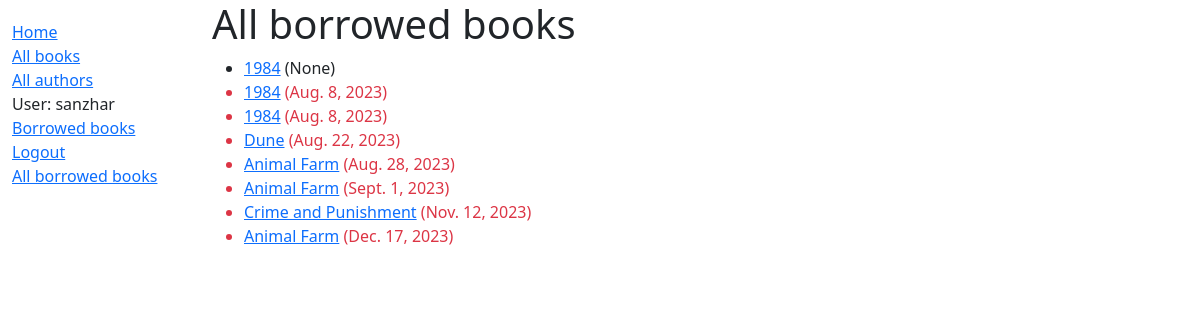
/catalog/borrowedbooks/ (signed in), run on the app's committed database.
### catalog/models.py (models this page shows, shortened)
class BookInstance(models.Model):
    id = models.UUIDField(primary_key=True, default=uuid.uuid4,
                          help_text="Unique ID for this particular book across whole library")
    book = models.ForeignKey('Book', on_delete=models.SET_NULL, null=True)
    imprint = models.CharField(max_length=200)
    due_back = models.DateField(null=True, blank=True)
    LOAN_STATUS = (
        ('m', 'Maintenance'),
        ('o', 'On loan'),
        ('a', 'Available'),
        ('r', 'Reserved'),
    )
    status = models.CharField(max_length=1, choices=LOAN_STATUS, blank=True, default='m', help_text='Book availability')
    borrower = models.ForeignKey(User, on_delete=models.SET_NULL, null=True, blank=True)
    class Meta:
        ordering = ['due_back']
        permissions = (("can_mark_returned", "Set a book as returned"),)
    @property
    def is_overdue(self):
        if self.due_back and date.today() > self.due_back:
            return True
        return False

class Book(models.Model):
    title = models.CharField(max_length=200)
    author = models.ForeignKey('Author', on_delete=models.SET_NULL, null=True)
    summary = models.TextField(max_length=1000, help_text="Enter a brief description of the book", blank=True)
    isbn = models.CharField('ISBN', max_length=13, help_text='13 Character <a href="https://www.isbn-international.org/content/what-isbn">ISBN number</a>')
    genre = models.ManyToManyField(Genre, help_text="Select a genre for this book")
    language = models.ForeignKey('Language', on_delete=models.SET_NULL, null=True)

### catalog/views.py (the view)
# urls.py: path('borrowedbooks/', views.AllBorrowedBooks.as_view(), name='all_borrowed'),
class AllBorrowedBooks(PermissionRequiredMixin, generic.ListView):
    model = BookInstance
    template_name = 'catalog/borrowed_books_from_lib.html'
    permission_required = 'catalog.can_mark_returned'
    paginate_by = 10
    def get_queryset(self):
        return BookInstance.objects.all()

### catalog/templates/catalog/borrowed_books_from_lib.html
{% extends "base_generic.html" %}
{% block content %}
    <h1>All borrowed books</h1>
    {% if bookinstance_list %}
    <ul>
        {% for bookinst in bookinstance_list %}
        <li class="{% if bookinst.is_overdue %}text-danger{% endif %}"><a href="{% url 'book-detail' bookinst.book.pk %}">{{ bookinst.book.title }}</a>
        ({{ bookinst.due_back }})</li>
        {% endfor %}
    </ul>
    {% else %}
        <p>There is no borrowed books</p>
    {% endif %}
{% endblock %}

### catalog/templates/base_generic.html (shortened to what this page needs)
<!DOCTYPE html>
<html lang="en">
<head>
    <link href="https://cdn.jsdelivr.net/npm/bootstrap@5.1.3/dist/css/bootstrap.min.css" rel="stylesheet">
    {% load static %}
    <link rel="stylesheet" href="{%static 'css/styles.css' %}" />
</head>
<body>
    <div class="container-fluid">
        <div class="row">
            <div class="col-sm-2">
                {% block sidebar %}
                <ul class="sidebar-nav">
                    <li><a href="{% url 'index' %}">Home</a></li>
                    <li><a href="{% url 'books' %}">All books</a></li>
                    <li><a href="{% url 'authors' %}">All authors</a></li>
                    {% if user.is_authenticated %}
                     <li>User: {{ user.get_username }}</li>
                     <li><a href="{% url 'my_borrowed' %}">Borrowed books</a></li>
                     <li><a href="{% url 'logout' %}?next={{ request.path }}">Logout</a></li>
                    {% else %}
                     <li><a href="{% url 'login' %}?next={{ request.path }}">Login</a></li>
                    {% endif %}
                    <li><a href="{% url 'all_borrowed' %}">All borrowed books</a></li>
                </ul>
                {% endblock %}
            </div>
            <div class="col-sm-10">
                {% block content %}
                {% endblock %}
            </div>
        </div>
    </div>
</body>
</html>

### catalog/static/css/styles.css (style rules this page uses)
.sidebar-nav { margin-top: 20px; padding: 0; list-style: none; }

### data on the page
BookInstance: book "1984", due_back "None"
BookInstance: book "1984", due_back "Aug. 8, 2023"
BookInstance: book "1984", due_back "Aug. 8, 2023"
BookInstance: book "Dune", due_back "Aug. 22, 2023"
BookInstance: book "Animal Farm", due_back "Aug. 28, 2023"
BookInstance: book "Animal Farm", due_back "Sept. 1, 2023"
BookInstance: book "Crime and Punishment", due_back "Nov. 12, 2023"
BookInstance: book "Animal Farm", due_back "Dec. 17, 2023"

### other printed values
{{ user.get_username }} "sanzhar"
